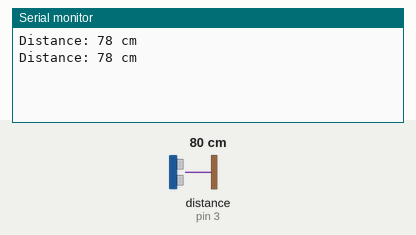
This sketch was run on a simulated Arduino Uno, built with avr-gcc and run on an emulated ATmega328P. Parts: the last lines printed to the serial monitor. Wiring (inferred from the names in the program): ultrasonic range finder: trigger pin 2; echo pin 3. Inputs (shaded band) come from the test bench; at power-on: distance to the obstacle (sensor on pin 3) 80 cm. The echo pulse lasts 58.3 µs per cm.

Above: at 1.8 s.
1.9 s: distance to the obstacle (sensor on pin 3) set to 2 cm
At 2.8 s:
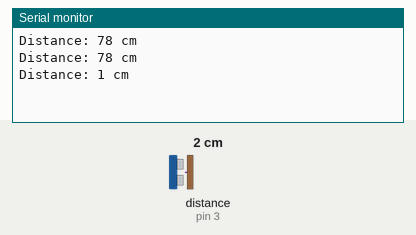
3.4 s: distance to the obstacle (sensor on pin 3) set to 4 cm
At 4.8 s:
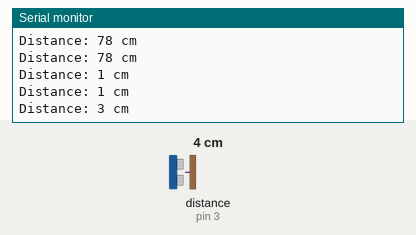
Timing chart, 0 to 6.4 s (numbered marks = the images above; inputs shaded):
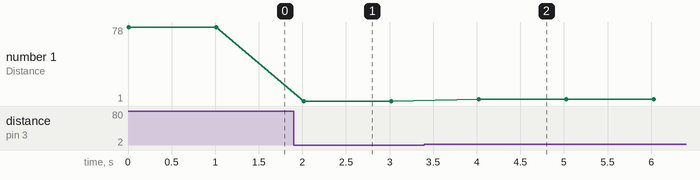

The sketch:

3_HC_SR04_A.ino
```cpp
const int trigPin = 2;
const int echoPin = 3;
void setup() {
  Serial.begin(9600);
  pinMode(trigPin, OUTPUT);
  pinMode(echoPin, INPUT);
}

void loop() {
  digitalWrite(trigPin, LOW);
  delay(2);
  digitalWrite(trigPin, HIGH);
  delayMicroseconds(10);
  digitalWrite(trigPin, LOW);
  long duration = pulseIn(echoPin, HIGH);
  long distance = duration * 0.034 / 2;
  Serial.print("Distance: ");
  Serial.print(distance);
  Serial.println(" cm");
  delay(1000);
}
```

Measured:
- after the input at 1.9 s, the serial monitor: prints a new line after 0.12 s (image 1)
- after the input at 3.4 s, the serial monitor: prints a new line after 0.62 s (image 2)
- plotted number 1: 78 → 1 after the input at 1.9 s, 1 → 3 after the input at 3.4 s
